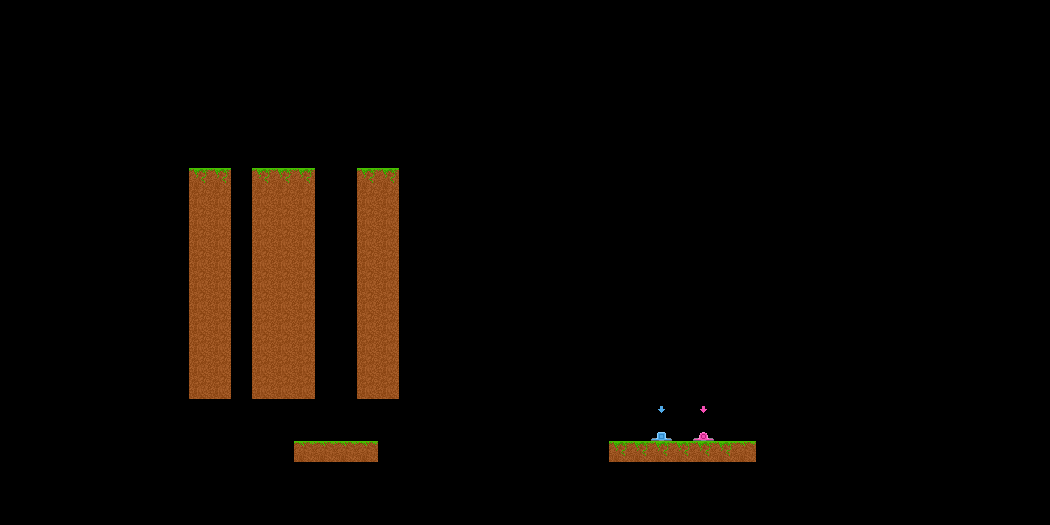

The image is a tile-based game level rendered from a .tmx file. Its description and source (layers, tilesets, objects; grid data summarised) follow:
An orthogonal 50x25 tile map with 21x21 px tiles, 2 tile layers (Background, Foreground) and 9 objects.

<map version="1.0" orientation="orthogonal" width="50" height="25" tilewidth="21" tileheight="21">
 <properties>
  <property name="player1_pos" value="14,7" />
  <property name="player2_pos" value="12,7" />
  <property name="scale" value="3" />
 </properties>
 <tileset firstgid="1" source="../images/tiles.tsx" />
 <layer name="Background" width="50" height="25">
  <data>[1250 cells, 88 non-empty, 3 distinct tile ids]</data>
 </layer>
 <layer name="Foreground" width="50" height="25">
  <properties>
   <property name="physics" value="true" />
  </properties>
  <data>[1250 cells, 4 non-empty, 4 distinct tile ids]</data>
 </layer>
 <objectgroup name="Physics" width="50" height="25" visible="0">
  <object x="189" y="168" width="42" height="231" />
  <object x="252" y="168" width="63" height="231" />
  <object x="357" y="168" width="42" height="231" />
  <object x="294" y="441" width="84" height="21" />
  <object x="609" y="441" width="147" height="21" />
 </objectgroup>
 <objectgroup name="Triggers" width="50" height="25">
  <object x="651" y="420" width="21" height="21">
   <properties>
    <property name="player" value="square" />
    <property name="type" value="Goal" />
   </properties>
  </object>
  <object x="693" y="420" width="21" height="21">
   <properties>
    <property name="player" value="circle" />
    <property name="type" value="Goal" />
   </properties>
  </object>
  <object x="651" y="399" width="21" height="21">
   <properties>
    <property name="on_update" value="bounce_animation" />
    <property name="tile_layer" value="Foreground" />
   </properties>
  </object>
  <object x="693" y="399" width="21" height="21">
   <properties>
    <property name="on_update" value="bounce_animation" />
    <property name="tile_layer" value="Foreground" />
   </properties>
  </object>
 </objectgroup>
</map>
